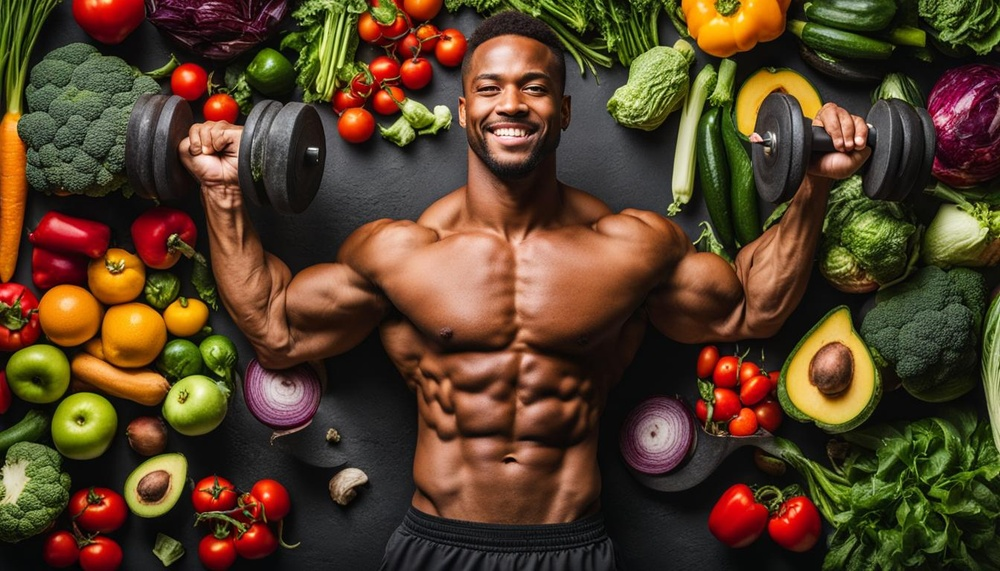
#> input picture frontend/src/assets/about-section.jpg, 1000 x 571 px, shrunk from 1344 x 768 before the run
$ python augment_dataset.py --class-dir ../../frontend/src/assets --target-count 5
#> lines starting #> are read from the running program, lines starting #| are printed output that depends on the picture
"""Flip/rotate augmentation to pad out an under-represented class.

Only ever derives new images from existing ones already in
datasets/body_images/<class>/ - it never invents new subjects. Each
augmented file is recorded in labels.csv with source="augmented" and
keeps the originating subject's height/weight/BMI, so provenance stays
traceable back to whichever real or synthetic image it came from.

USAGE
-----
    python augment_dataset.py --class-dir ../../datasets/body_images/overweight --target-count 15
"""

import argparse
import csv
from pathlib import Path

from PIL import Image

AUGMENTATION_PREFIX = "aug"
IMAGE_EXTENSIONS = {".jpg", ".jpeg", ".png"}
LABEL_FIELDNAMES = [
    "subject_id",
    "source_image",
    "dest_image",
    "height_cm",
    "weight_kg",
    "bmi",
    "body_type",
    "source",
]


def _read_labels(labels_path: Path):
    if not labels_path.exists():
        return []
    with open(labels_path, newline="", encoding="utf-8") as f:
        return list(csv.DictReader(f))


def _write_labels(labels_path: Path, rows):
    with open(labels_path, "w", newline="", encoding="utf-8") as f:
        writer = csv.DictWriter(f, fieldnames=LABEL_FIELDNAMES)
        writer.writeheader()
        writer.writerows(rows)


def augment_class(class_dir: Path, labels_path: Path, target_count: int):
#> called with target_count = 5
    originals = [
        p
        for p in class_dir.iterdir()
        if p.suffix.lower() in IMAGE_EXTENSIONS
        and not p.stem.startswith(AUGMENTATION_PREFIX)
    ]
    if not originals:
        print(f"No source images in {class_dir} to augment from.")
        return

    rows = _read_labels(labels_path)
    by_dest = {row["dest_image"]: row for row in rows}

    existing_count = len(
        [p for p in class_dir.iterdir() if p.suffix.lower() in IMAGE_EXTENSIONS]
    )
    created = 0
    i = 0
    while existing_count + created < target_count:
        original = originals[i % len(originals)]
        variant = i % 2
        img = Image.open(original).convert("RGB")
#> img is the input picture: PIL image 1000x571 RGB; mean R, G, B 86.1, 63.5, 39.6

        if variant == 0:
            new_img = img.transpose(Image.FLIP_LEFT_RIGHT)
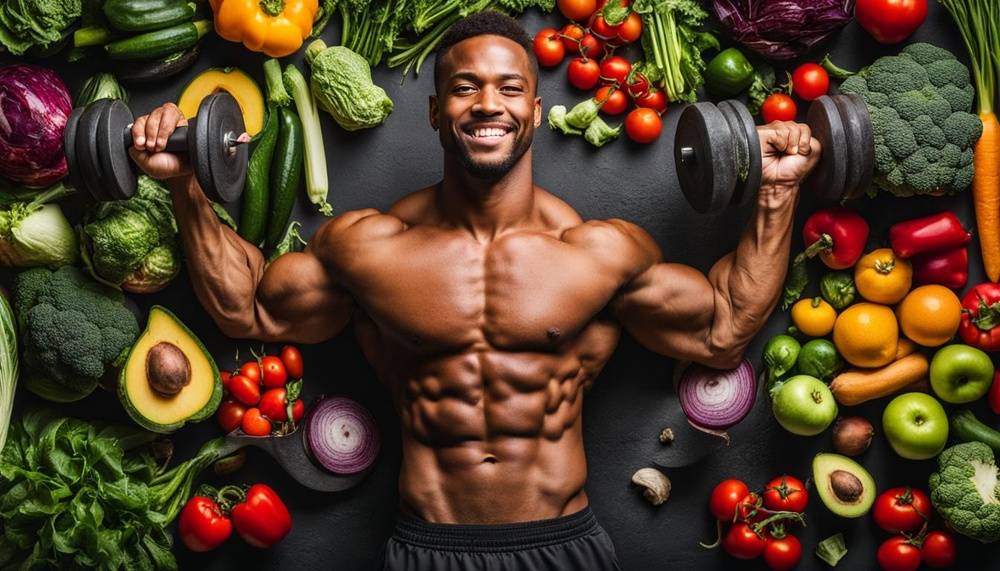
#> new_img: PIL image 1000x571 RGB; mean R, G, B 86.1, 63.5, 39.6
            tag = "flip"
        else:
            new_img = img.rotate(8, expand=True, fillcolor=(255, 255, 255))
            tag = "rot"

        dest_name = f"{AUGMENTATION_PREFIX}_{tag}_{i}_{original.name}"
        dest_path = class_dir / dest_name
        new_img.save(dest_path)

        source_row = by_dest.get(str(original))
        rows.append(
            {
                "subject_id": source_row["subject_id"] if source_row else original.stem,
                "source_image": str(original),
                "dest_image": str(dest_path),
                "height_cm": source_row.get("height_cm", "") if source_row else "",
                "weight_kg": source_row.get("weight_kg", "") if source_row else "",
                "bmi": source_row.get("bmi", "") if source_row else "",
                "body_type": class_dir.name,
                "source": "augmented",
            }
        )
        created += 1
        i += 1
#> pass 2 of the loop in augment_class, `while existing_count + created < target_count:`:
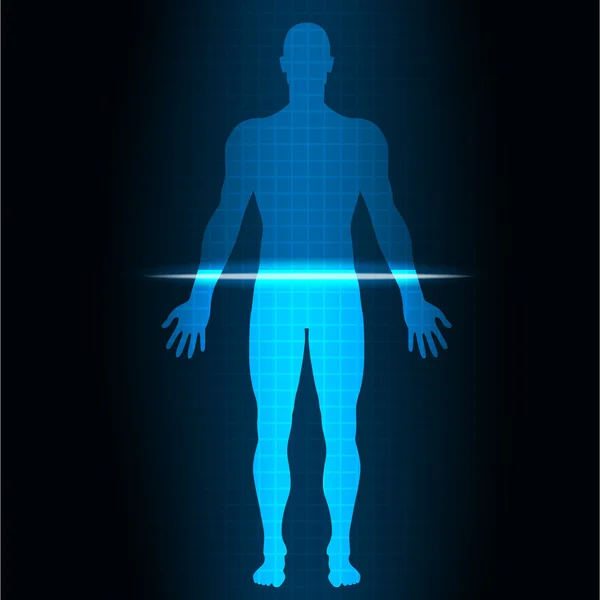
#> input picture frontend/src/assets/feature-body-type-analysis.jpg, 600 x 600 px
#> in augment_class, img is the input picture: PIL image 600x600 RGB; mean R, G, B 1.7, 37.4, 55.7
#> in augment_class, `new_img = img.rotate(8, expand=True, fillcolor=(255, 255, 255))`:
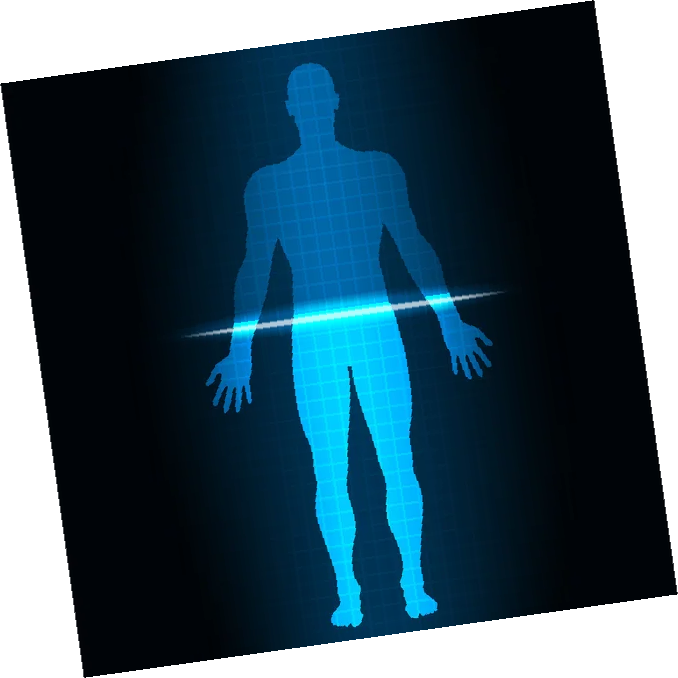
#> new_img: PIL image 678x678 RGB; mean R, G, B 56.6, 84.6, 98.9

    _write_labels(labels_path, rows)
    print(
        f"Created {created} augmented images in {class_dir} (now {existing_count + created} total)."
    )


def main():
    parser = argparse.ArgumentParser(
        description=__doc__, formatter_class=argparse.RawDescriptionHelpFormatter
    )
    parser.add_argument(
        "--class-dir",
        required=True,
        type=Path,
        help="e.g. datasets/body_images/overweight",
    )
    parser.add_argument(
        "--labels",
        type=Path,
        default=None,
        help="labels.csv path (default: sibling of --class-dir)",
    )
    parser.add_argument(
        "--target-count",
        type=int,
        required=True,
        help="Desired total image count for this class",
    )
    args = parser.parse_args()

    labels_path = args.labels or (args.class_dir.parent / "labels.csv")
    augment_class(args.class_dir, labels_path, args.target_count)


if __name__ == "__main__":
    main()
